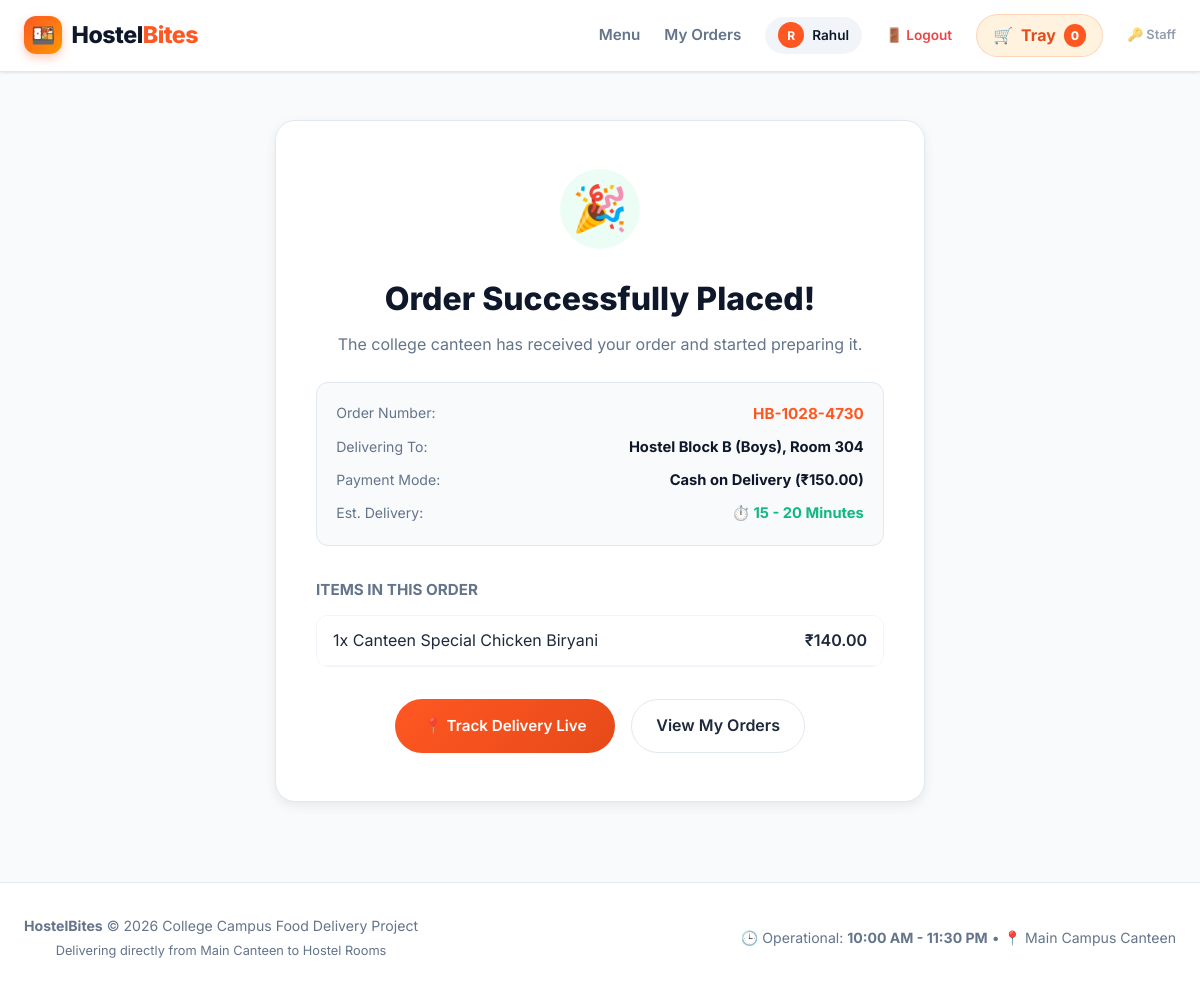
The app's page /order-success/HB-1028-4730 (signed in) with its own data.
### tables this page shows
CREATE TABLE orders (
            id INTEGER PRIMARY KEY AUTOINCREMENT,
            order_number TEXT UNIQUE NOT NULL,
            user_id INTEGER NOT NULL,
            hostel_block TEXT NOT NULL,
            room_no TEXT NOT NULL,
            phone TEXT NOT NULL,
            delivery_notes TEXT,
            payment_method TEXT NOT NULL,
            subtotal REAL NOT NULL,
            delivery_fee REAL DEFAULT 10.0,
            total_amount REAL NOT NULL,
            status TEXT DEFAULT 'Placed',
            created_at TIMESTAMP DEFAULT CURRENT_TIMESTAMP,
            updated_at TIMESTAMP DEFAULT CURRENT_TIMESTAMP,
            FOREIGN KEY (user_id) REFERENCES users(id)
        );

CREATE TABLE order_items (
            id INTEGER PRIMARY KEY AUTOINCREMENT,
            order_id INTEGER NOT NULL,
            menu_item_id INTEGER,
            item_name TEXT NOT NULL,
            item_price REAL NOT NULL,
            quantity INTEGER NOT NULL,
            total_price REAL NOT NULL,
            FOREIGN KEY (order_id) REFERENCES orders(id),
            FOREIGN KEY (menu_item_id) REFERENCES menu_items(id)
        );

### app.py (the view)
@app.route("/order-success/<order_number>")
@login_required
def order_success(order_number):
    conn = get_db_connection()
    cursor = conn.cursor()
    cursor.execute("""
        SELECT * FROM orders WHERE order_number = ? AND user_id = ?
    """, (order_number, session["user_id"]))
    order = cursor.fetchone()
    if not order:
        conn.close()
        flash("Order not found.", "warning")
        return redirect(url_for("index"))
    cursor.execute("SELECT * FROM order_items WHERE order_id = ?", (order["id"],))
    items = cursor.fetchall()
    conn.close()
    return render_template("order_success.html", order=order, items=items)

### app.py (called while the page is built)
def login_required(f):
    @wraps(f)
    def decorated_function(*args, **kwargs):
        if "user_id" not in session:
            flash("Please log in to proceed.", "warning")
            return redirect(url_for("login", next=request.url))
        return f(*args, **kwargs)
    return decorated_function

@app.context_processor
def inject_global_data():
    cart = session.get("cart", {})
    cart_count = sum(item["quantity"] for item in cart.values())
    return {
        "cart_count": cart_count,
        "current_user_name": session.get("user_name"),
        "is_student_logged_in": "user_id" in session,
        "is_admin_logged_in": "admin_id" in session,
        "HOSTEL_BLOCKS": HOSTEL_BLOCKS
    }

### database.py (called while the page is built)
def get_db_connection():
    conn = sqlite3.connect(DB_NAME)
    conn.row_factory = sqlite3.Row
    return conn

### templates/order_success.html (shortened to what this page needs)
{% extends "base.html" %}
{% block content %}
<div style="max-width: 650px; margin: 1rem auto; text-align: center;">
  <div style="background: white; border-radius: var(--radius-lg); padding: 3rem 2.5rem; border: 1px solid var(--border); box-shadow: var(--shadow-md);">
    <div style="width: 80px; height: 80px; background: var(--success-bg); color: var(--success); border-radius: 50%; display: flex; align-items: center; justify-content: center; font-size: 2.8rem; margin: 0 auto 1.5rem;">
      🎉
    </div>
    <h1 style="font-size: 2rem; font-weight: 800; color: var(--dark); margin-bottom: 0.5rem;">
      Order Successfully Placed!
    </h1>
    <p style="color: var(--text-muted); font-size: 1rem; margin-bottom: 1.5rem;">
      The college canteen has received your order and started preparing it.
    </p>
    <div style="background: var(--bg-main); border: 1px solid var(--border); border-radius: var(--radius-md); padding: 1.2rem; text-align: left; margin-bottom: 2rem;">
      <div style="display: flex; justify-content: space-between; margin-bottom: 0.6rem;">
        <span style="color: var(--text-muted); font-size: 0.88rem;">Order Number:</span>
        <strong style="color: var(--primary); font-size: 0.95rem;">{{ order.order_number }}</strong>
      </div>
      <div style="display: flex; justify-content: space-between; margin-bottom: 0.6rem;">
        <span style="color: var(--text-muted); font-size: 0.88rem;">Delivering To:</span>
        <strong style="color: var(--dark); font-size: 0.92rem;">{{ order.hostel_block }}, Room {{ order.room_no }}</strong>
      </div>
      <div style="display: flex; justify-content: space-between; margin-bottom: 0.6rem;">
        <span style="color: var(--text-muted); font-size: 0.88rem;">Payment Mode:</span>
        <strong style="color: var(--dark); font-size: 0.92rem;">{{ order.payment_method }} (₹{{ "%.2f"|format(order.total_amount) }})</strong>
      </div>
      <div style="display: flex; justify-content: space-between;">
        <span style="color: var(--text-muted); font-size: 0.88rem;">Est. Delivery:</span>
        <span style="color: var(--success); font-weight: 700; font-size: 0.92rem;">⏱️ 15 - 20 Minutes</span>
      </div>
    </div>
    <div style="text-align: left; margin-bottom: 2rem;">
      <h4 style="font-size: 0.95rem; font-weight: 700; color: var(--text-muted); text-transform: uppercase; margin-bottom: 0.8rem;">
        Items in this Order
      </h4>
      <div style="border: 1px solid var(--border-light); border-radius: var(--radius-md); overflow: hidden;">
        {% for item in items %}
          <div style="display: flex; justify-content: space-between; padding: 0.75rem 1rem; border-bottom: 1px solid var(--border-light); background: white;">
            <span>{{ item.quantity }}x {{ item.item_name }}</span>
            <span style="font-weight: 600;">₹{{ "%.2f"|format(item.total_price) }}</span>
          </div>
        {% endfor %}
      </div>
    </div>
    <div style="display: flex; gap: 1rem; justify-content: center; flex-wrap: wrap;">
      <a href="{{ url_for('track_order', order_number=order.order_number) }}" class="btn-primary" style="padding: 0.8rem 1.8rem;">
        📍 Track Delivery Live
      </a>
      <a href="{{ url_for('my_orders') }}" class="btn-outline" style="padding: 0.8rem 1.5rem;">
        View My Orders
      </a>
    </div>
  </div>
</div>
{% endblock %}

### static/css/style.css (style rules this page uses)
:root { --primary: #FF5722; --primary-dark: #E64A19; --primary-light: #FFCCBC; --primary-subtle: #FFF3E0; --accent: #FF9800; --dark: #0F172A; --dark-surface: #1E293B; --text-main: #1E293B; --text-muted: #64748B; --text-light: #94A3B8; --bg-main: #F8FAFC; --bg-card: #FFFFFF; --border: #E2E8F0; --border-light: #F1F5F9; --success: #10B981; --success-bg: #ECFDF5; --warning: #F59E0B; --warning-bg: #FEF3C7; --danger: #EF4444; --danger-bg: #FEE2E2; --info: #3B82F6; --info-bg: #EFF6FF; --radius-sm: 8px; --radius-md: 12px; --radius-lg: 20px; --radius-full: 9999px; --shadow-sm: 0 1px 3px rgba(0,0,0,0.06), 0 1px 2px rgba(0,0,0,0.04); --shadow-md: 0 4px 12px rgba(0,0,0,0.07); --shadow-lg: 0 10px 25px -3px rgba(0,0,0,0.08), 0 4px 6px -2px rgba(0,0,0,0.04); --shadow-hover: 0 20px 30px -8px rgba(255, 87, 34, 0.18); --transition: all 0.25s cubic-bezier(0.4, 0, 0.2, 1); }
* { margin: 0; padding: 0; box-sizing: border-box; }
body { font-family: 'Inter', -apple-system, BlinkMacSystemFont, 'Segoe UI', Roboto, Helvetica, Arial, sans-serif; background-color: var(--bg-main); color: var(--text-main); line-height: 1.6; min-height: 100vh; display: flex; flex-direction: column; }
a { color: inherit; text-decoration: none; }
.btn-primary { background: linear-gradient(135deg, var(--primary), var(--primary-dark)); color: white; padding: 0.6rem 1.25rem; border-radius: var(--radius-full); font-weight: 600; border: none; cursor: pointer; display: inline-flex; align-items: center; gap: 0.5rem; transition: var(--transition); font-size: 0.95rem; text-decoration: none; }
.btn-outline { border: 1.5px solid var(--border); background: white; color: var(--text-main); padding: 0.6rem 1.25rem; border-radius: var(--radius-full); font-weight: 600; cursor: pointer; display: inline-flex; align-items: center; gap: 0.5rem; transition: var(--transition); }

### records on screen
orders: order_number "HB-1028-4730", hostel_block "Hostel Block B (Boys)", room_no "304", payment_method "Cash on Delivery", total_amount "150.00"
order_items: quantity "1", item_name "Canteen Special Chicken Biryani", total_price "140.00"

### other values on screen
{{ current_user_name[0] }} "R"
{{ current_user_name.split(' ')[0] }} "Rahul"
{{ cart_count }} "0"
